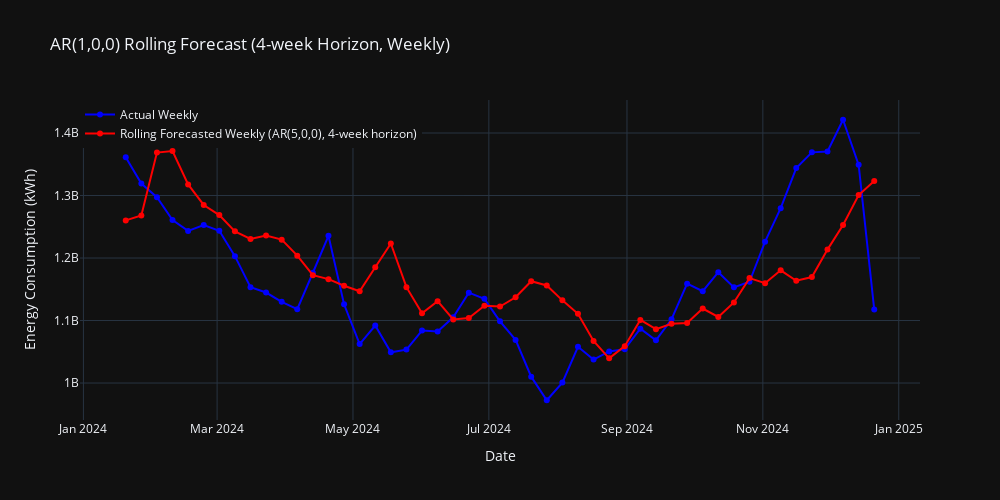

Notebook cell for this chart:
### Markdown cell above
Monthly forecast

### Code cell
import pandas as pd
from darts import TimeSeries
from darts.models import ARIMA
from darts.metrics import mape
import plotly.graph_objects as go
import plotly.io as pio
import warnings

# Optional: suppress convergence warnings
warnings.filterwarnings("ignore")

# --- Load or define your data ---
# df = pd.read_csv("your_data.csv")
# time_index = pd.to_datetime(df["date"])
# energy_consumption_data = df["kwh"]

# Ensure consistent lengths
min_len = min(len(time_index), len(energy_consumption_data))
time_index = time_index[:min_len]
energy_consumption_data = energy_consumption_data[:min_len]

# --- Convert to Darts TimeSeries (WEEKLY) ---
series = TimeSeries.from_times_and_values(
    pd.DatetimeIndex(time_index),
    energy_consumption_data,
    fill_missing_dates=True,
)

# --- Fit ARIMA and Multi-Step Forecast (Horizon = 4 weeks) ---
model = ARIMA(1, 0, 0)  # AR(1)
horizon = 4             # forecast 4 steps ahead
forecast = model.historical_forecasts(
    series=series,
    start=len(series) - 52,  # start 1 year before end
    forecast_horizon=horizon,
    stride=1,
    retrain=True,
    train_length=104,        # train on 2 years
    last_points_only=True    # return only the final forecast point
)

# --- Align actual values ---
actual = series.slice(forecast.start_time(), forecast.end_time())

# Convert to Pandas
actual_df = actual.pd_series().to_frame(name="Actual")
forecast_df = forecast.pd_series().to_frame(name="Forecast")

# --- Plot with Plotly ---
fig = go.Figure()

# Actual values
fig.add_trace(go.Scatter(
    x=actual_df.index,
    y=actual_df["Actual"],
    mode='lines+markers',
    name='Actual Weekly',
    line=dict(color='blue')
))

# Forecast values
fig.add_trace(go.Scatter(
    x=forecast_df.index,
    y=forecast_df["Forecast"],
    mode='lines+markers',
    name='Rolling Forecasted Weekly (AR(5,0,0), 4-week horizon)',
    line=dict(color='red')
))

# Layout
fig.update_layout(
    title="AR(1,0,0) Rolling Forecast (4-week Horizon, Weekly)",
    xaxis_title="Date",
    yaxis_title="Energy Consumption (kWh)",
    legend=dict(x=0, y=1),
    template="plotly_dark",
    width=1000,
    height=500
)

# Show plot
fig.show()

# --- Save JSON for Next.js ---
pio.write_json(
    fig,
    "/Users/omarabdesslem/Documents/Projects/Thesis-Website/public/AR/AR_data.json",
    pretty=True
)

# --- Evaluate and save MAPE ---
if len(actual) == len(forecast):
    mape_score = mape(actual, forecast)
    print(f"✅ MAPE (Weekly, 4-week Horizon): {mape_score:.2f}%")

    with open("/Users/omarabdesslem/Documents/Projects/Thesis-Website/public/AR/ar_mape.txt", "w") as f:
        f.write(f"{mape_score:.2f}")
else:
    print("⚠️ Forecast and actual series do not match in length.")

### Figure 1 — Plotly figure (JSON) as saved in the notebook; plotly's stock layout.template omitted (floating-point values rounded to 4 significant figures)
{"data": [{"line": {"color": "blue"}, "mode": "lines+markers", "name": "Actual Weekly", "type": "scatter", "x": ["2024-01-20T00:00:00", "2024-01-27T00:00:00", "2024-02-03T00:00:00", "2024-02-10T00:00:00", "2024-02-17T00:00:00", "2024-02-24T00:00:00", "2024-03-02T00:00:00", "2024-03-09T00:00:00", "2024-03-16T00:00:00", "2024-03-23T00:00:00", "2024-03-30T00:00:00", "2024-04-06T00:00:00", "2024-04-13T00:00:00", "2024-04-20T00:00:00", "2024-04-27T00:00:00", "2024-05-04T00:00:00", "2024-05-11T00:00:00", "2024-05-18T00:00:00", "2024-05-25T00:00:00", "2024-06-01T00:00:00", "2024-06-08T00:00:00", "2024-06-15T00:00:00", "2024-06-22T00:00:00", "2024-06-29T00:00:00", "2024-07-06T00:00:00", "2024-07-13T00:00:00", "2024-07-20T00:00:00", "2024-07-27T00:00:00", "2024-08-03T00:00:00", "2024-08-10T00:00:00", "2024-08-17T00:00:00", "2024-08-24T00:00:00", "2024-08-31T00:00:00", "2024-09-07T00:00:00", "2024-09-14T00:00:00", "2024-09-21T00:00:00", "2024-09-28T00:00:00", "2024-10-05T00:00:00", "2024-10-12T00:00:00", "2024-10-19T00:00:00", "2024-10-26T00:00:00", "2024-11-02T00:00:00", "2024-11-09T00:00:00", "2024-11-16T00:00:00", "2024-11-23T00:00:00", "2024-11-30T00:00:00", "2024-12-07T00:00:00", "2024-12-14T00:00:00", "2024-12-21T00:00:00"], "y": [1361000000.0, 1319000000.0, 1297000000.0, 1261000000.0, 1243000000.0, 1253000000.0, 1244000000.0, 1203000000.0, 1153000000.0, 1145000000.0, 1130000000.0, 1118000000.0, 1176000000.0, 1236000000.0, 1126000000.0, 1062000000.0, 1092000000.0, 1049000000.0, 1053000000.0, 1084000000.0, 1083000000.0, 1105000000.0, 1145000000.0, 1135000000.0, 1099000000.0, 1069000000.0, 1010000000.0, 972500000.0, 1001000000.0, 1058000000.0, 1038000000.0, 1051000000.0, 1054000000.0, 1087000000.0, 1068000000.0, 1102000000.0, 1159000000.0, 1147000000.0, 1177000000.0, 1153000000.0, 1162000000.0, 1226000000.0, 1280000000.0, 1344000000.0, 1369000000.0, 1371000000.0, 1421000000.0, 1349000000.0, 1118000000.0]}, {"line": {"color": "red"}, "mode": "lines+markers", "name": "Rolling Forecasted Weekly (AR(5,0,0), 4-week horizon)", "type": "scatter", "x": ["2024-01-20T00:00:00", "2024-01-27T00:00:00", "2024-02-03T00:00:00", "2024-02-10T00:00:00", "2024-02-17T00:00:00", "2024-02-24T00:00:00", "2024-03-02T00:00:00", "2024-03-09T00:00:00", "2024-03-16T00:00:00", "2024-03-23T00:00:00", "2024-03-30T00:00:00", "2024-04-06T00:00:00", "2024-04-13T00:00:00", "2024-04-20T00:00:00", "2024-04-27T00:00:00", "2024-05-04T00:00:00", "2024-05-11T00:00:00", "2024-05-18T00:00:00", "2024-05-25T00:00:00", "2024-06-01T00:00:00", "2024-06-08T00:00:00", "2024-06-15T00:00:00", "2024-06-22T00:00:00", "2024-06-29T00:00:00", "2024-07-06T00:00:00", "2024-07-13T00:00:00", "2024-07-20T00:00:00", "2024-07-27T00:00:00", "2024-08-03T00:00:00", "2024-08-10T00:00:00", "2024-08-17T00:00:00", "2024-08-24T00:00:00", "2024-08-31T00:00:00", "2024-09-07T00:00:00", "2024-09-14T00:00:00", "2024-09-21T00:00:00", "2024-09-28T00:00:00", "2024-10-05T00:00:00", "2024-10-12T00:00:00", "2024-10-19T00:00:00", "2024-10-26T00:00:00", "2024-11-02T00:00:00", "2024-11-09T00:00:00", "2024-11-16T00:00:00", "2024-11-23T00:00:00", "2024-11-30T00:00:00", "2024-12-07T00:00:00", "2024-12-14T00:00:00", "2024-12-21T00:00:00"], "y": [1260000000.0, 1268000000.0, 1369000000.0, 1371000000.0, 1318000000.0, 1285000000.0, 1269000000.0, 1243000000.0, 1230000000.0, 1236000000.0, 1229000000.0, 1204000000.0, 1173000000.0, 1166000000.0, 1156000000.0, 1147000000.0, 1185000000.0, 1223000000.0, 1153000000.0, 1112000000.0, 1131000000.0, 1102000000.0, 1104000000.0, 1124000000.0, 1122000000.0, 1137000000.0, 1163000000.0, 1156000000.0, 1132000000.0, 1111000000.0, 1067000000.0, 1040000000.0, 1059000000.0, 1101000000.0, 1086000000.0, 1095000000.0, 1096000000.0, 1119000000.0, 1106000000.0, 1129000000.0, 1168000000.0, 1160000000.0, 1180000000.0, 1164000000.0, 1170000000.0, 1213000000.0, 1253000000.0, 1301000000.0, 1323000000.0]}], "layout": {"height": 500, "legend": {"x": 0, "y": 1}, "title": {"text": "AR(1,0,0) Rolling Forecast (4-week Horizon, Weekly)"}, "width": 1000, "xaxis": {"title": {"text": "Date"}}, "yaxis": {"title": {"text": "Energy Consumption (kWh)"}}}}
